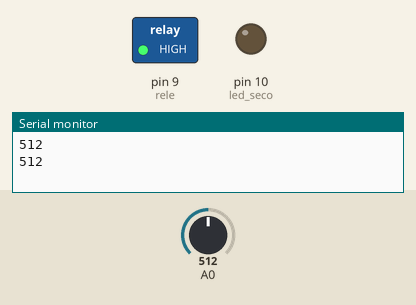
Simulated run of this sketch. Board: Arduino Uno, built with avr-gcc and run on an emulated ATmega328P. On the bench: switched loads named in the sketch (green lamp = pin HIGH), output pins drawn as LEDs (lit = HIGH), the last lines printed to the serial monitor. The test bench sets the inputs (shaded band); at power-on: A0 = 512.

Above: at 1.2 s.
1.3 s: A0 set to 816
2.8 s: A0 set to 843
At 3.9 s:
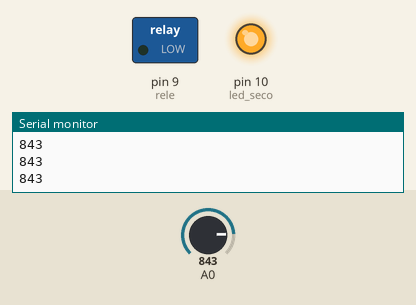
4.3 s: A0 set to 820
At 4.9 s:
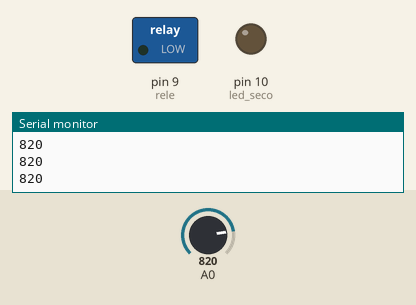
5.8 s: A0 set to 840
At 6.1 s:
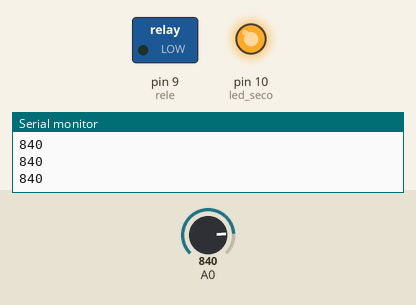
Timing chart, 0 to 8.3 s (numbered marks = the images above; inputs shaded):
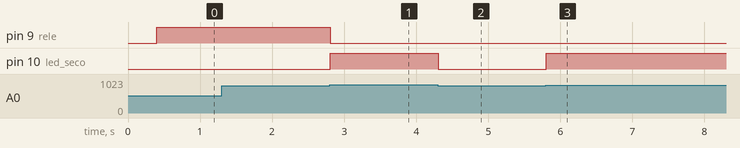

Measured:
- the behaviour switches between 830 and 831 on A0 (found by bisection; images 0 and 1)
- after the input at 2.8 s, pin 9 (rele): HIGH → LOW at once; pin 10 (led_seco): LOW → HIGH at once
- after the input at 4.3 s, pin 10 (led_seco): HIGH → LOW at once
- after the input at 5.8 s, pin 10 (led_seco): LOW → HIGH at once

The sketch:

umidade_semDisplay.ino
```cpp
int secura;
int leds[5]={5,6,7,8};
int led_seco=10;
#define rele 9

void setup()
{
  pinMode(A0, INPUT);
  for(int i=5;i<=8;i++){
    pinMode(leds[i],OUTPUT);
  }
  pinMode(led_seco,OUTPUT);
  Serial.begin(9600);
  pinMode(rele,OUTPUT);
}
void loop()
{
  secura = analogRead(A0);
  if(secura>830){
    digitalWrite(led_seco,HIGH);
    digitalWrite(leds[0],LOW);
    digitalWrite(leds[1],LOW);
    digitalWrite(leds[2],LOW);
    digitalWrite(leds[3],LOW);
    digitalWrite(rele,LOW);
  }
  if(600<secura && secura<830){
    digitalWrite(leds[0],HIGH);
    digitalWrite(leds[1],LOW);
    digitalWrite(leds[2],LOW);
    digitalWrite(leds[3],LOW);
    digitalWrite(led_seco,LOW);
  }
  if(secura<599){
    digitalWrite(led_seco,LOW);
    delay(100);
    digitalWrite(leds[0],HIGH);
    delay(100);
    digitalWrite(leds[1],HIGH);
    delay(100);
    digitalWrite(leds[2],HIGH);
    delay(100);
    digitalWrite(leds[3],HIGH);
    digitalWrite(rele,HIGH);
  }
  delay(5); // Delay a little bit to improve simulation performance
  Serial.println(secura);
}
```
